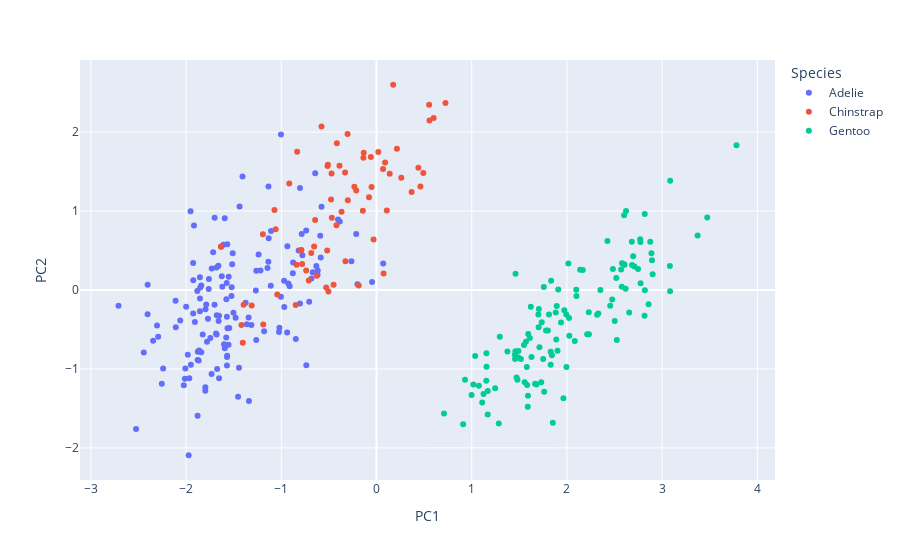

Notebook cell for this chart:
### Code cell
# create the biplot with hover data to see if there are any clusters
hover_data_df = pd.DataFrame({
    'PC1': Xhat[:,0],
    'PC2': Xhat[:,1],
    'Species': df_penguins['species'],
    'Island': df_penguins['island'],
    'Sex': df_penguins['sex']
})

# try coloring by different categorical features
px.scatter(hover_data_df, x='PC1', y='PC2', color='Species', hover_data=['Species', 'Island', 'Sex'])
